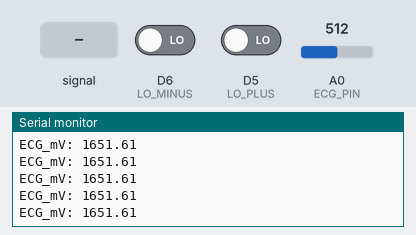
The sketch below on a simulated ESP8266 (NodeMCU). Shown: the last lines printed to the serial monitor. The test bench sets the inputs (shaded band); at power-on: A0 (ECG_PIN) = 512, D6 (LO_MINUS) LOW, D5 (LO_PLUS) LOW. WiFi joins after 1.5 s; servers stay silent unless stated; uploads are accepted with an empty reply.

Above: at 3.2 s.
3.3 s: A0 (ECG_PIN) fed a 200 Hz sine of ±81 counts around its level
At 4.1 s:
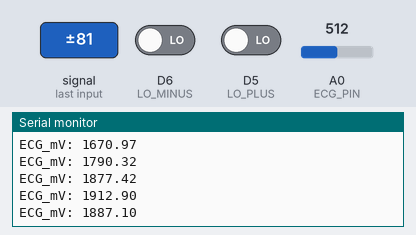
4.8 s: A0 (ECG_PIN) set to 716
At 5.18 s:
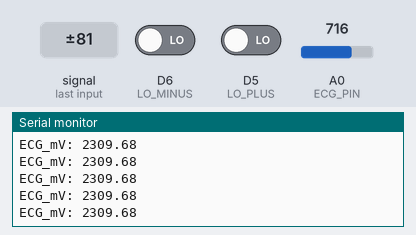
6.3 s: D6 (LO_MINUS) driven HIGH
At 7.1 s:
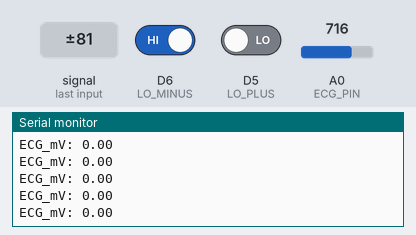
Timing chart, 0 to 9.3 s (numbered marks = the images above; inputs shaded):
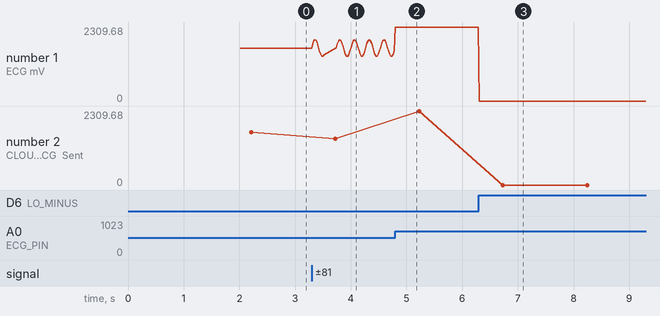

The sketch:

esp8266_ecg.ino
```cpp
/*
 * ==================================================================================
 * SMART WHEELCHAIR PROJECT - ESP8266 AD8232 ECG MONITOR
 * ==================================================================================
 * This sketch reads AD8232 ECG signals and transmits live data to:
 * https://iotcloud22.in/4954/post_value1.php
 *
 * Pin Connections (ESP8266 NodeMCU <-> AD8232 ECG Module):
 * ---------------------------------------------------------
 * AD8232 OUTPUT  --> ESP8266 A0 (Analog Input)
 * AD8232 3.3V    --> ESP8266 3V3
 * AD8232 GND     --> ESP8266 GND
 * AD8232 LO+     --> ESP8266 D5 (GPIO 14) [Leads-Off Detection +]
 * AD8232 LO-     --> ESP8266 D6 (GPIO 12) [Leads-Off Detection -]
 * AD8232 SDN     --> Leave unconnected
 * ==================================================================================
 */

#include <ESP8266WiFi.h>
#include <ESP8266HTTPClient.h>
#include <WiFiClientSecure.h>

// Wi-Fi Credentials (same as hotspot)
const char* ssid     = "ras";
const char* password = "12345678";

// IoT Cloud URL for ECG
const char* postUrl = "https://iotcloud22.in/4954/post_value1.php";

// Pin Definitions
const int ECG_PIN  = A0;  // AD8232 Output
const int LO_PLUS  = D5;  // GPIO 14 (LO+)
const int LO_MINUS = D6;  // GPIO 12 (LO-)

// Timer for Cloud Upload
unsigned long lastUploadTime = 0;
const unsigned long uploadInterval = 1500; // Send to cloud every 1.5 seconds

void setup() {
  Serial.begin(115200);
  delay(500);

  Serial.println();
  Serial.println("==================================================");
  Serial.println("   AD8232 ECG MONITOR - ESP8266 NODE MCU          ");
  Serial.println("==================================================");

  // Setup Leads-Off Pins
  pinMode(LO_PLUS, INPUT);
  pinMode(LO_MINUS, INPUT);

  // Connect to Wi-Fi
  Serial.print("Connecting to Wi-Fi: ");
  Serial.println(ssid);

  WiFi.mode(WIFI_STA);
  WiFi.begin(ssid, password);

  int retries = 0;
  while (WiFi.status() != WL_CONNECTED && retries < 30) {
    delay(500);
    Serial.print(".");
    retries++;
  }

  if (WiFi.status() == WL_CONNECTED) {
    Serial.println("\n[OK] Wi-Fi Connected Successfully!");
    Serial.print("IP Address: ");
    Serial.println(WiFi.localIP());
  } else {
    Serial.println("\n[WARN] Wi-Fi Connection Failed. Will retry in loop...");
  }
}

void loop() {
  // Ensure Wi-Fi is connected
  if (WiFi.status() != WL_CONNECTED) {
    WiFi.begin(ssid, password);
    delay(1000);
    return;
  }

  // Check Leads-off detection
  bool leadsOff = (digitalRead(LO_PLUS) == HIGH || digitalRead(LO_MINUS) == HIGH);

  float ecg_mv = 0.0;
  if (leadsOff) {
    ecg_mv = 0.0; // Probe disconnected
  } else {
    // Read Analog A0 (0 to 1023)
    // ESP8266 NodeMCU A0 input range is 0 - 3.3V (with internal 220k/100k divider)
    int rawValue = analogRead(ECG_PIN);

    // Convert to millivolts (0 - 3300 mV)
    ecg_mv = (rawValue / 1023.0) * 3300.0;
  }

  // Print to Serial Monitor for real-time testing
  Serial.print("ECG_mV: ");
  Serial.println(ecg_mv);

  // Send to Cloud every interval (1.5 seconds)
  if (millis() - lastUploadTime >= uploadInterval) {
    lastUploadTime = millis();
    sendECGToCloud(ecg_mv);
  }

  delay(20); // Fast sampling delay
}

void sendECGToCloud(float ecg_value) {
  WiFiClientSecure client;
  client.setInsecure(); // Skip SSL certificate validation for cloud server

  HTTPClient http;

  if (http.begin(client, postUrl)) {
    http.addHeader("Content-Type", "application/x-www-form-urlencoded");

    // POST data formatted as value1=<ecg_value>
    String httpRequestData = "value1=" + String(ecg_value, 1);

    int httpResponseCode = http.POST(httpRequestData);

    if (httpResponseCode > 0) {
      String response = http.getString();
      Serial.print("☁️ [IoT CLOUD ECG] Sent: ");
      Serial.print(ecg_value);
      Serial.print(" mV | Response: ");
      Serial.println(response);
    } else {
      Serial.print("❌ [IoT CLOUD ERROR] Code: ");
      Serial.println(httpResponseCode);
    }

    http.end();
  } else {
    Serial.println("❌ Unable to connect to ECG post URL");
  }
}
```

Measured:
- after the input at 3.3 s, the serial monitor: prints a new line at once (image 1)
- after the input at 4.8 s, the serial monitor: prints a new line at once (image 2)
- after the input at 6.3 s, the serial monitor: prints a new line at once (image 3)
- plotted number 1: 1651.61 → 1564.52 after the input at 3.3 s, 1564.52 → 2309.68 after the input at 4.8 s, 2309.68 → 0 after the input at 6.3 s
- plotted number 2: 1651.61 → 1448.39 after the input at 3.3 s, 1448.39 → 2309.68 after the input at 4.8 s, 2309.68 → 0 after the input at 6.3 s
